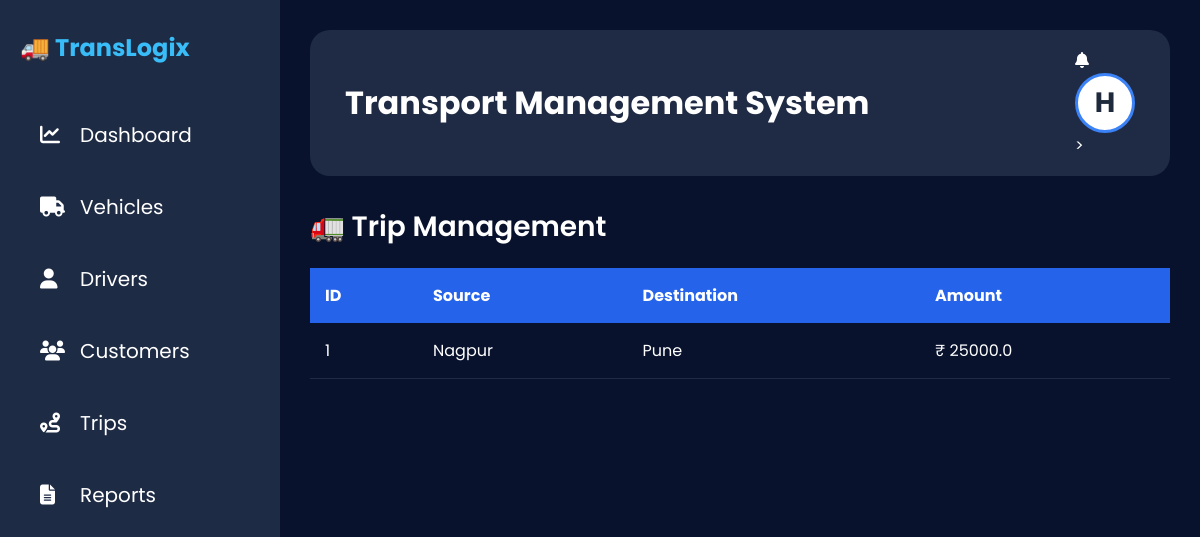
Page /trips on the committed database.
### app.py (models this page shows)
class User(db.Model):
    id = db.Column(db.Integer, primary_key=True)
    username = db.Column(db.String(100), unique=True, nullable=False)
    password = db.Column(db.String(100), nullable=False)
    full_name = db.Column(db.String(100))
    email = db.Column(db.String(100))
    mobile = db.Column(db.String(20))
    address = db.Column(db.Text)

class Trip(db.Model):
    id = db.Column(db.Integer, primary_key=True)
    source = db.Column(db.String(100))
    destination = db.Column(db.String(100))
    amount = db.Column(db.Float)

### app.py (the view)
@app.route("/trips")
def trips():
    return render_template(
        "trips.html",
        trips=Trip.query.all()
    )

### app.py (called while the page is built)
@app.context_processor
def inject_user():
    user = User.query.first()
    return dict(user=user)

### templates/trips.html
{% extends "base.html" %}
{% block content %}
<h2 class="page-title">
    🚛 Trip Management
</h2>
<table class="table">
    <thead>
        <tr>
            <th>ID</th>
            <th>Source</th>
            <th>Destination</th>
            <th>Amount</th>
        </tr>
    </thead>
    <tbody>
        {% for trip in trips %}
        <tr>
            <td>{{ trip.id }}</td>
            <td>{{ trip.source }}</td>
            <td>{{ trip.destination }}</td>
            <td>₹ {{ trip.amount }}</td>
        </tr>
        {% endfor %}
    </tbody>
</table>
{% endblock %}

### templates/base.html (shortened to what this page needs)
<!DOCTYPE html>
<html lang="en">
<head>
    <link rel="stylesheet"
          href="{{ url_for('static', filename='css/style.css') }}">
    <link rel="stylesheet"
          href="https://cdnjs.cloudflare.com/ajax/libs/font-awesome/6.5.1/css/all.min.css">
</head>
<body>
    <aside class="sidebar">
        <div class="logo">
            🚚 <span>TransLogix</span>
        </div>
        <ul class="sidebar-menu">
            <li>
                <a href="{{ url_for('dashboard') }}">
                    <i class="fas fa-chart-line"></i>
                    <span>Dashboard</span>
                </a>
            </li>
            <li>
                <a href="{{ url_for('vehicles') }}">
                    <i class="fas fa-truck"></i>
                    <span>Vehicles</span>
                </a>
            </li>
            <li>
                <a href="{{ url_for('drivers') }}">
                    <i class="fas fa-user"></i>
                    <span>Drivers</span>
                </a>
            </li>
            <li>
                <a href="{{ url_for('customers') }}">
                    <i class="fas fa-users"></i>
                    <span>Customers</span>
                </a>
            </li>
            <li>
                <a href="{{ url_for('trips') }}">
                    <i class="fas fa-route"></i>
                    <span>Trips</span>
                </a>
            </li>
            <li>
                <a href="{{ url_for('reports') }}">
                    <i class="fas fa-file-alt"></i>
                    <span>Reports</span>
                </a>
            </li>
        </ul>
    </aside>
    <main class="main-content">
        <div class="navbar">
            <div class="nav-title">
                <h1>Transport Management System</h1>
            </div>
            <div class="nav-right">
                <div class="notification">
                    <i class="fas fa-bell"></i>
                </div>
                <div class="profile-menu">
                    <div class="profile-pic profile-avatar"
     onclick="toggleMenu()">
    {% if user and user.full_name %}
        {{ user.full_name[0].upper() }}
    {% elif user %}
        {{ user.username[0].upper() }}
    {% else %}
        A
    {% endif %}
</div>
                    >
                </div>
            </div>
        </div>
        {% block content %}
        {% endblock %}
    </main>
</body>
</html>

### static/css/style.css (style rules this page uses)
* { margin:0; padding:0; box-sizing:border-box; font-family:'Poppins',sans-serif; }
body { background:#08122d; color:white; display:flex; min-height:100vh; }
.sidebar { width:280px; background:#1e2b45; min-height:100vh; padding:30px 20px; position:fixed; left:0; top:0; }
.logo { font-size:24px; font-weight:700; color:#38bdf8; margin-bottom:40px; }
.sidebar ul { list-style:none; }
.sidebar ul li { margin-bottom:12px; }
.sidebar ul li a { text-decoration:none; color:white; display:flex; align-items:center; gap:15px; padding:15px 20px; border-radius:15px; transition:.3s; font-size:20px; }
.sidebar ul li a i { width:25px; }
.main-content { margin-left:280px; width:calc(100% - 280px); padding:30px; }
.navbar { background:#1f2a44; border-radius:20px; padding:18px 35px; display:flex; justify-content:space-between; align-items:center; margin-bottom:30px; }
.navbar h1 { font-size:32px; font-weight:700; }
.profile-menu { position:relative; }
.profile-pic { width:60px; height:60px; border-radius:50%; cursor:pointer; border:3px solid #3b82f6; object-fit:cover; }
table { width:100%; border-collapse:collapse; }
table th { background:#2563eb; color:white; padding:15px; text-align:left; }
table td { padding:15px; border-bottom:1px solid rgba(255,255,255,.1); }
.page-title { font-size:28px; margin-bottom:20px; font-weight:600; }
.profile-avatar { width:60px; height:60px; border-radius:50%; background:#ffffff; color:#1e293b; display:flex; justify-content:center; align-items:center; font-size:28px; font-weight:700; cursor:pointer; border:3px solid #3b82f6; }

### rows in the picture
User: full_name "H"
Trip: id "1", source "Nagpur", destination "Pune", amount "25000.0"
